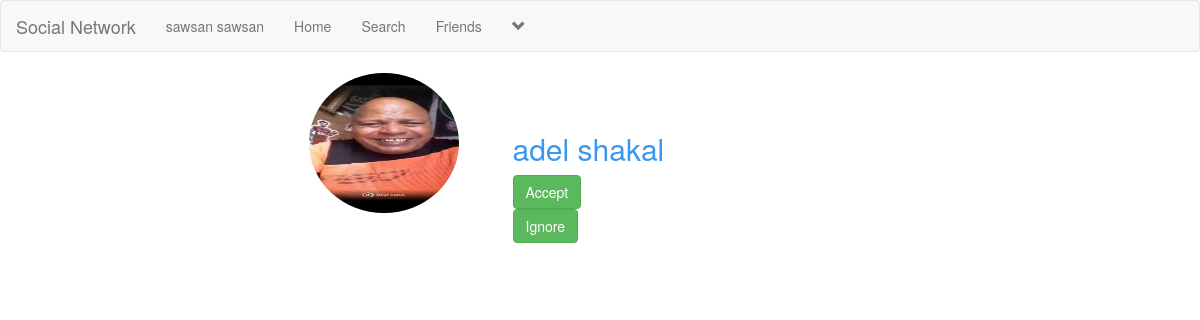
The app's page /friendrequests.php (signed in) with its own data.
### tables this page shows
CREATE TABLE `users` (
  `fname` text DEFAULT NULL,
  `lname` text DEFAULT NULL,
  `username` text DEFAULT NULL,
  `password` varchar(225) DEFAULT NULL,
  `email` varchar(225) NOT NULL,
  `birthdate` text DEFAULT NULL,
  `gender` text DEFAULT NULL,
  `phonenumber` text DEFAULT NULL,
  `profilepicture` varchar(255) DEFAULT NULL,
  `hometown` text DEFAULT NULL,
  `martialstatus` text DEFAULT NULL,
  `aboutme` varchar(500) DEFAULT NULL
);

CREATE TABLE `friend` (
  `friend_id` int(11) NOT NULL,
  `email1` varchar(225) DEFAULT NULL,
  `email2` varchar(225) DEFAULT NULL,
  `isFriend` varchar(20) DEFAULT NULL
);

### friendrequests.php (the view, shortened to what this page needs)
<!DOCTYPE html>
<?php
	include("header.php");
?>
<html>
<head>
  <link rel="stylesheet" href="https://maxcdn.bootstrapcdn.com/bootstrap/3.4.1/css/bootstrap.min.css">
</head>
<body>
	<div class="row">
		<div class="col-sm-12">
			<?php
				$get_req = "select * from friend where isFriend='0' ORDER by friend_id DESC";
				$run_req = mysqli_query($con,$get_req);
				while ($row_req = mysqli_fetch_array($run_req)) {
					$email1 = $row_req['email1'];
					$email2 = $row_req['email2'];
					if ($email2 == $email) {
						$get_friend = "select * from users where email='$email1'";
						$run_friend = mysqli_query($con,$get_friend);
						$row_friend = mysqli_fetch_array($run_friend);
						$user_name = $row_friend['username'];
						$user_image = $row_friend['profilepicture'];
						echo "
							<div class='row'>
								<div class='col-sm-3'>
								</div>
								<div class='col-sm-6'>
									<div class='row' id='find_people'>
										<div class='col-sm-4'>
											<img src='$user_image' class='img-circle' width='150px' height='140px' title='$user_name' style='float:left; margin:1px;'/>
										</div><br><br>
										<div class='col-sm-6'>
											<a style='text-decoration:none;color:#3897f0;'>
												<strong><h2>$user_name</h2></strong>
											</a>
										</div>
										<div class='col-sm-3'>
											<form method='post'>
												<button class='btn btn-success' id='accept_btn' name='accept'>Accept</button>
												<button class='btn btn-success' id='ignore_btn' name='ignore'>Ignore</button>
											</form>
										</div>
									</div>
								</div>
								<div class='col-sm-4'>
								</div>
							</div><br>
						";
					}
				}
			?>
		</div>
	</div>
</body>
</html>

### header.php (shortened to what this page needs)
<?php
	$con = mysqli_connect("localhost","root","","socialmedia");
?>
<nav class="navbar navbar-default">
	<div class="container-fluid">
		<div class="navbar-header">
			<a href="timeline.php" class="navbar-brand">Social Network</a>
		</div>
		<div class="collapse navbar-collapse" id="#bs-example-navbar-collapse-1">
			<ul class="nav navbar-nav">
				<?php
					$mail = $_SESSION['email'];
					$user = "select * from users where email='$mail'";
					$run = mysqli_query($con,$user);
					$row = mysqli_fetch_array($run);
					$username = $row['username'];
					$email = $row['email'];
				?>
				<li><a href='profile.php'><?php echo "$username"; ?></a></li>
				<li><a href='timeline.php'>Home</a></li>
				<li><a href='search.php'>Search</a></li>
				<li><a href='friends.php'>Friends</a></li>
				<?php
					echo "
					<li class='dropdown'>
						<a href='#' class='dropdown-toggle' data-toggle='dropdown' role='button' aria-haspopup='true' aria-expanded='false'><span><i class='glyphicon glyphicon-chevron-down'></i></span></a>
						<ul class='dropdown-menu'>
							<li>
								<a href='friendrequests.php'>Friend Requests</a>
							</li>
							<li>
								<a href='editprofile.php'>Edit profile</a>
							</li>
							<li role='separator' class='divider'></li>
							<li>
								<a href='logout.php'>Logout</a>
							</li>
						</ul>
					</li>
					";
				?>
			</ul>
		</div>
	</div>
</nav>

### records on screen
users: username "sawsan sawsan"
friend: email1.profilepicture (picture), email1.username "adel shakal"
